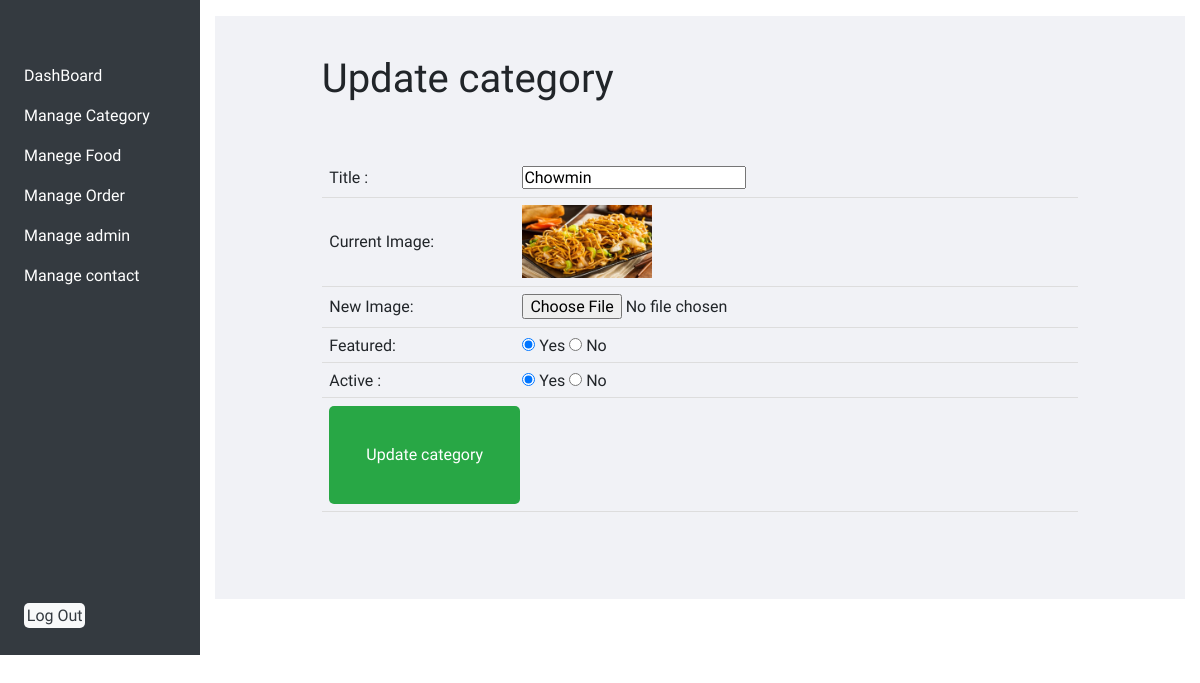
Page /admin/update_category.php?id=712 (signed in) on the committed database.
### tables this page shows
CREATE TABLE `tbl_category` (
  `id` int(10) UNSIGNED NOT NULL,
  `title` varchar(100) NOT NULL,
  `image_name` varchar(255) NOT NULL,
  `featured` varchar(10) NOT NULL,
  `active` varchar(10) NOT NULL
);

### admin/update_category.php (the view, shortened to what this page needs)
<div class="container-fluid">
    <div class="row flex-nowrap">
        <div class="col-auto col-md-3 col-xl-2 px-sm-2 px-0 bg-dark "  >
<?php
include('partials/menu.php'); ?>
</div>
        </div>
        <div class="col py-3" style="float: left;
        width: 71%; height:655px; overflow-y:scroll ;
">
    <div  class="main-content">
          <div class="wrapper">
             <h1> Update category </h1>
             <?php
             if(isset($_GET['id']))
             {
                 $id = $_GET['id'];
                 $sql = "SELECT * FROM tbl_category WHERE id=$id";
                    $res = mysqli_query($conn, $sql);
                    $count = mysqli_num_rows($res);
                    if($count==1)
                    {
                       $row = mysqli_fetch_assoc($res);
                       $title = $row['title'];
                       $current_image = $row['image_name'];
                       $featured =  $row['featured'];
                       $active = $row['active'];
                    }
                    else
                     {
                        $_SESSION['no-category-found'] = "<div class ='error'> Category not found. </div>";
                        header("location:".SITEURL.'admin/manage_category.php');
                    }
                }
             else {
                header("location:".SITEURL.'admin/manage_category.php');
             }
             ?>
             <form action="" method="POST" enctype="multipart/form-data">
                <table class="tbl-40">
                    <tr>
                       <td> Title : </td>
                       <td>
                            <input type="text" name="title" value="<?php echo $title; ?>" >
                       </td>
                    </tr>
                            <tr>
                               <td>
                                  Current Image:
                               </td>
                              <td>
                                  <?php
                                 if($current_image!="")
                                 {
                                    ?>
                                   <img src="<?php echo SITEURL;?>images/category/<?php echo $current_image; ?>" width="130px">
                                    <?php
                                 }
                                 else {
                                    echo "<div class ='error'> Image not added</div>";
                                 }
                                 ?>
                              </td>
                           </tr>
                             <tr>
                                <td>New Image: </td>
                                <td>
                                   <input type="file" name="image">
                                </td>
                            </tr>
                            <tr>
                                   <td>
                                   Featured:  <br>
                                    </td>
                               <td>
                                  <input <?php if($featured=="Yes") {echo "Checked";} ?> type="radio" name="featured" value="Yes"> Yes
                                    <input <?php if($featured=="No") {echo "Checked";} ?>type="radio" name="featured" value="No"> No
                                </td>
                          </tr>
                            <tr>
                                <td> Active : </td>
                                <td>
                                     <input <?php if($active=="Yes") {echo "Checked";} ?>  type="radio" name="active" value="Yes"> Yes
                                   <input <?php if($active=="No") {echo "Checked";} ?>  type="radio" name="active" value="No"> No
                                </td>
                             </tr>
                          <tr>
                            <td colspan="2">
                                <input type="submit" name="submit" value="Update category" class="btn btn-success" >
                            </td>
                     </tr>
                 </table>
                <br><br>
            </form>
         </div>
         </div>
         </div>
    </div>
</div>

### css/admin.css (style rules this page uses)
* { margin: 0; padding: 0; font-family: Cambria, Cochin, Georgia, Times, 'Times New Roman', serif; }
.wrapper { padding: 1%; width: 80%; margin: 0 auto; }
table { border-collapse: collapse; width: 100%; }
th, td { padding: 8px; text-align: left; border-bottom: 1px solid #ddd; }
table tr td { padding: 1%; }
.main-content { background-color: #f1f2f6; padding: 3% 0; }

### css/style.css (style rules this page uses)
html { scroll-behavior: smooth; }
* { margin: 0 0; padding: 0 0; font-family: 'Patua One', cursive; }
.btn { padding: 5%; border: none; font-size: 1rem; border-radius: 5px; }

### rows in the picture
tbl_category: title "Chowmin", image_name (picture), featured "☑", active "☑"
